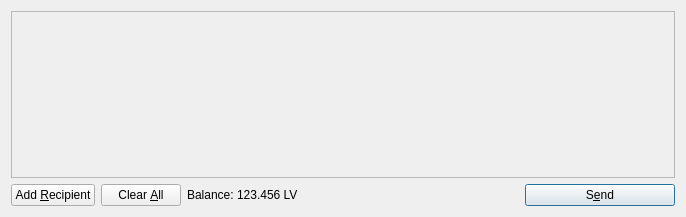
<?xml version="1.0" encoding="UTF-8"?>
<ui version="4.0">
 <class>SendCoinsDialog</class>
 <widget class="QDialog" name="SendCoinsDialog">
  <property name="geometry">
   <rect>
    <x>0</x>
    <y>0</y>
    <width>686</width>
    <height>217</height>
   </rect>
  </property>
  <property name="windowTitle">
   <string>Send Coins</string>
  </property>
  <layout class="QVBoxLayout" name="verticalLayout">
   <item>
    <widget class="QScrollArea" name="scrollArea">
     <property name="widgetResizable">
      <bool>true</bool>
     </property>
     <widget class="QWidget" name="scrollAreaWidgetContents">
      <property name="geometry">
       <rect>
        <x>0</x>
        <y>0</y>
        <width>666</width>
        <height>165</height>
       </rect>
      </property>
      <layout class="QVBoxLayout" name="verticalLayout_2">
       <property name="margin">
        <number>0</number>
       </property>
       <item>
        <layout class="QVBoxLayout" name="entries">
         <property name="spacing">
          <number>6</number>
         </property>
        </layout>
       </item>
       <item>
        <spacer name="verticalSpacer">
         <property name="orientation">
          <enum>Qt::Vertical</enum>
         </property>
         <property name="sizeHint" stdset="0">
          <size>
           <width>20</width>
           <height>40</height>
          </size>
         </property>
        </spacer>
       </item>
      </layout>
     </widget>
    </widget>
   </item>
   <item>
    <layout class="QHBoxLayout" name="horizontalLayout">
     <item>
      <widget class="QPushButton" name="addButton">
       <property name="toolTip">
        <string>Send to multiple recipients at once</string>
       </property>
       <property name="text">
        <string>Add &amp;Recipient</string>
       </property>
       <property name="icon">
        <iconset resource="../bitcoin.qrc">
         <normaloff>:/icons/add</normaloff>:/icons/add</iconset>
       </property>
       <property name="autoDefault">
        <bool>false</bool>
       </property>
      </widget>
     </item>
     <item>
      <widget class="QPushButton" name="clearButton">
       <property name="sizePolicy">
        <sizepolicy hsizetype="Minimum" vsizetype="Fixed">
         <horstretch>0</horstretch>
         <verstretch>0</verstretch>
        </sizepolicy>
       </property>
       <property name="toolTip">
        <string>Remove all transaction fields</string>
       </property>
       <property name="text">
        <string>Clear &amp;All</string>
       </property>
       <property name="icon">
        <iconset resource="../bitcoin.qrc">
         <normaloff>:/icons/remove</normaloff>:/icons/remove</iconset>
       </property>
       <property name="autoRepeatDelay">
        <number>300</number>
       </property>
       <property name="autoDefault">
        <bool>false</bool>
       </property>
      </widget>
     </item>
     <item>
      <layout class="QHBoxLayout" name="horizontalLayout_2">
       <property name="spacing">
        <number>3</number>
       </property>
       <item>
        <widget class="QLabel" name="label">
         <property name="text">
          <string>Balance:</string>
         </property>
        </widget>
       </item>
       <item>
        <widget class="QLabel" name="labelBalance">
         <property name="cursor">
          <cursorShape>IBeamCursor</cursorShape>
         </property>
         <property name="text">
          <string>123.456 LV</string>
         </property>
         <property name="textInteractionFlags">
          <set>Qt::LinksAccessibleByMouse|Qt::TextSelectableByKeyboard|Qt::TextSelectableByMouse</set>
         </property>
        </widget>
       </item>
      </layout>
     </item>
     <item>
      <spacer name="horizontalSpacer">
       <property name="orientation">
        <enum>Qt::Horizontal</enum>
       </property>
       <property name="sizeHint" stdset="0">
        <size>
         <width>40</width>
         <height>20</height>
        </size>
       </property>
      </spacer>
     </item>
     <item>
      <widget class="QPushButton" name="sendButton">
       <property name="minimumSize">
        <size>
         <width>150</width>
         <height>0</height>
        </size>
       </property>
       <property name="toolTip">
        <string>Confirm the send action</string>
       </property>
       <property name="text">
        <string>S&amp;end</string>
       </property>
       <property name="icon">
        <iconset resource="../bitcoin.qrc">
         <normaloff>:/icons/send</normaloff>:/icons/send</iconset>
       </property>
       <property name="default">
        <bool>true</bool>
       </property>
      </widget>
     </item>
    </layout>
   </item>
  </layout>
 </widget>
 <resources>
  <include location="../bitcoin.qrc"/>
 </resources>
 <connections/>
</ui>
